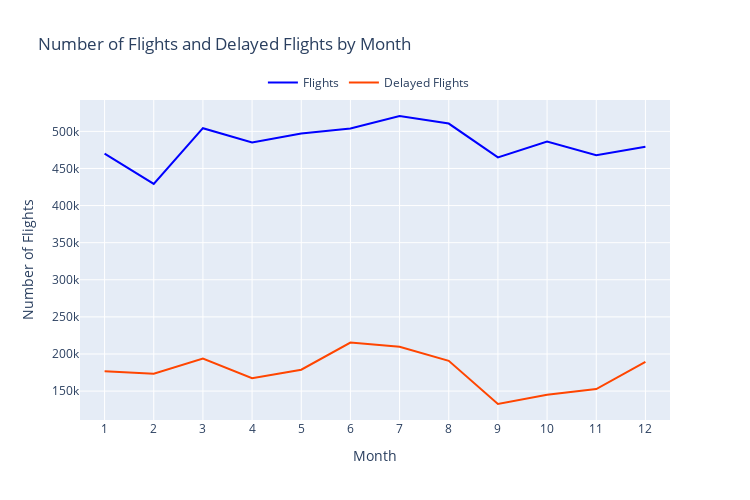

The notebook cell this image was saved under:
### Code cell
# Group flights by month and count number of flights
flights_per_month = df.groupBy('MONTH') \
                      .count() \
                      .orderBy('MONTH')

# Group delayed flights by month and count number of delayed flights
delayed_flights_per_month = df.filter(col('DEPARTURE_DELAY') > 0) \
                               .groupBy('MONTH') \
                               .count() \
                               .orderBy('MONTH')

# Convert to Pandas dataframes for visualization
flights_per_month_pd = flights_per_month.toPandas()
delayed_flights_per_month_pd = delayed_flights_per_month.toPandas()

# Create line plots
data = [
    go.Scatter(
        x=flights_per_month_pd['MONTH'],
        y=flights_per_month_pd['count'],
        mode='lines',
        name='Flights',
        line=dict(color='blue')
    ),
    go.Scatter(
        x=delayed_flights_per_month_pd['MONTH'],
        y=delayed_flights_per_month_pd['count'],
        mode='lines',
        name='Delayed Flights',
        line=dict(color='orangered')
    )
]

# Add a title and labels to the plot
layout = go.Layout(
    title='Number of Flights and Delayed Flights by Month',
    xaxis=dict(title='Month', dtick=1, range=[flights_per_month_pd['MONTH'].min()-0.5,
                                               flights_per_month_pd['MONTH'].max()+0.5]),
    yaxis=dict(title='Number of Flights'),
    width=750,
    height=500,
    legend=dict(x=0.31, y=1.1, orientation='h')
)

fig = go.Figure(data=data, layout=layout)
fig.show()

### Figure 1 — Plotly figure (JSON) as saved in the notebook; plotly's stock layout.template omitted (floating-point values rounded to 4 significant figures)
{"data": [{"line": {"color": "blue"}, "mode": "lines", "name": "Flights", "type": "scatter", "x": [1, 2, 3, 4, 5, 6, 7, 8, 9, 10, 11, 12], "y": [469968, 429191, 504312, 485151, 496993, 503897, 520718, 510536, 464946, 486165, 467972, 479230]}, {"line": {"color": "orangered"}, "mode": "lines", "name": "Delayed Flights", "type": "scatter", "x": [1, 2, 3, 4, 5, 6, 7, 8, 9, 10, 11, 12], "y": [176627, 173442, 193817, 167314, 178856, 215381, 209619, 190840, 132591, 145102, 152690, 189339]}], "layout": {"height": 500, "legend": {"orientation": "h", "x": 0.31, "y": 1.1}, "title": {"text": "Number of Flights and Delayed Flights by Month"}, "width": 750, "xaxis": {"dtick": 1, "range": [0.5, 12.5], "title": {"text": "Month"}}, "yaxis": {"title": {"text": "Number of Flights"}}}}
